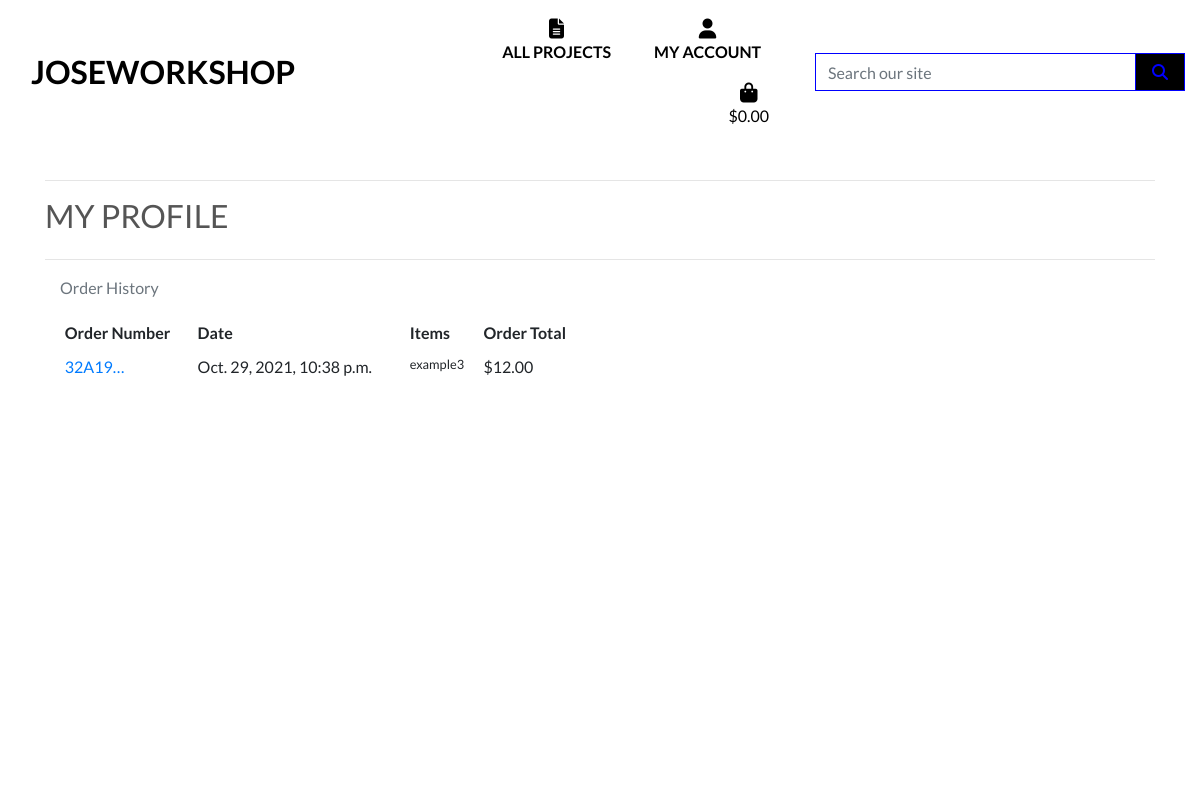
Page /profile/ (signed in) on the committed database.
### checkout/models.py (models this page shows, shortened)
class Order(models.Model):
    order_number = models.CharField(max_length=32, null=False, editable=False)
    user_profile = models.ForeignKey(UserProfile, on_delete=models.SET_NULL,
                                     null=True, blank=True, related_name='orders')
    full_name = models.CharField(max_length=50, null=False, blank=False)
    email = models.EmailField(max_length=254, null=False, blank=False)
    phone_number = models.CharField(max_length=20, null=False, blank=False)
    date = models.DateTimeField(auto_now_add=True)
    order_total = models.DecimalField(max_digits=10, decimal_places=2, null=False, default=0)
    grand_total = models.DecimalField(max_digits=10, decimal_places=2, null=False, default=0)

class OrderLineItem(models.Model):
    order = models.ForeignKey(Order, null=False, blank=False, on_delete=models.CASCADE, related_name='lineitems')
    project = models.ForeignKey(Project, null=False, blank=False, on_delete=models.CASCADE)
    lineitem_total = models.DecimalField(max_digits=6, decimal_places=2, null=False, blank=False, editable=False)

### projects/models.py (models this page shows, shortened)
class Project(models.Model):
    sku = models.CharField(max_length=254, null=True, blank=True)
    name = models.CharField(max_length=254)
    description = models.TextField()
    price = models.DecimalField(max_digits=6, decimal_places=2)
    rating = models.DecimalField(max_digits=6, decimal_places=2, null=True, blank=True)
    images = models.ImageField(null=True, blank=True)

### profiles/views.py (the view)
# urls.py: path('profile/', include('profiles.urls')),
@login_required
def profile(request):
    profile = get_object_or_404(UserProfile, user=request.user)
    orders = profile.orders.all()
    template = 'profiles/profile.html'
    context = {
        'profile': profile,
        'orders': orders,
        'on_profile_page': True,
    }
    return render(request, template, context)

### bag/contexts.py (called while the page is built, shortened)
def bag_contents(request):
    bag_items = []
    grand_total = 0
    project_count = 0
    bag = request.session.get('bag', {})
    context = {
        'bag_items': bag_items,
        'project_count': project_count,
        'grand_total': grand_total,
    }
    return context

### profiles/templates/profiles/profile.html (shortened to what this page needs)
{% extends "base.html" %}
{% load static %}
{% block extra_css %}
    <link rel="stylesheet" href="{% static 'profiles/css/profile.css' %}">
{% endblock %}
{% block page_header %}
    <div class="container header-container">
    </div>
{% endblock %}
{% block content %}
    <div class="overlay"></div>
    <div class="container">
        <div class="row">
            <div class="col">
                <hr>
                <h2 class="logo-font mb-4">My Profile</h2>
                <hr>
            </div>
        </div>
        <div class="col-12 col-lg-6">
            <p class="text-muted">Order History</p>
            <div class="order-history table-responsive">
                <table class="table table-sm table-borderless">
                    <thead>
                        <tr>
                            <th>Order Number</th>
                            <th>Date</th>
                            <th>Items</th>
                            <th>Order Total</th>
                        </tr>
                    </thead>
                    <tbody>
                        {% for order in orders %}
                            <tr>
                                <td>
                                    <a href="{% url 'order_history' order.order_number %}"
                                    title="{{ order.order_number }}">
                                        {{ order.order_number|truncatechars:6 }}
                                    </a>
                                </td>
                                <td>{{ order.date }}</td>
                                <td>
                                    <ul class="list-unstyled">
                                        {% for item in order.lineitems.all %}
                                            <li class="small">
                                            {{ item.project.name }}
                                            </li>
                                        {% endfor %}
                                    </ul>
                                </td>
                                <td>${{ order.grand_total }}</td>
                            </tr>
                        {% endfor %}
                    </tbody>
                </table>
            </div>
        </div>
    </div>
{% endblock %}

### static/css/base.css (style rules this page uses)
html { height: 100%; }
body { background: url('/media/homepage_background_img.jpg') no-repeat center center fixed; background-size: cover; height: calc(100vh - 164px); color: #555; font-family: 'Lato'; }
.logo-font { text-transform: uppercase; }
.overlay { height: 100%; width: 100%; top: 0; left: 0; position: fixed; background: white; z-index: -1; }
@media (min-width: 1200px) { .container { max-width: 95%; } }
@media (min-width: 992px) { .header-container { padding-top: 164px; } }

### profiles/static/profiles/css/profile.css (style rules this page uses)
.order-history { max-height: 416px; overflow-y: auto; }

### rows in the picture
Order: order_number "32A19…", date "Oct. 29, 2021, 10:38 p.m.", grand_total "12.00"
OrderLineItem: project.name "example3"
